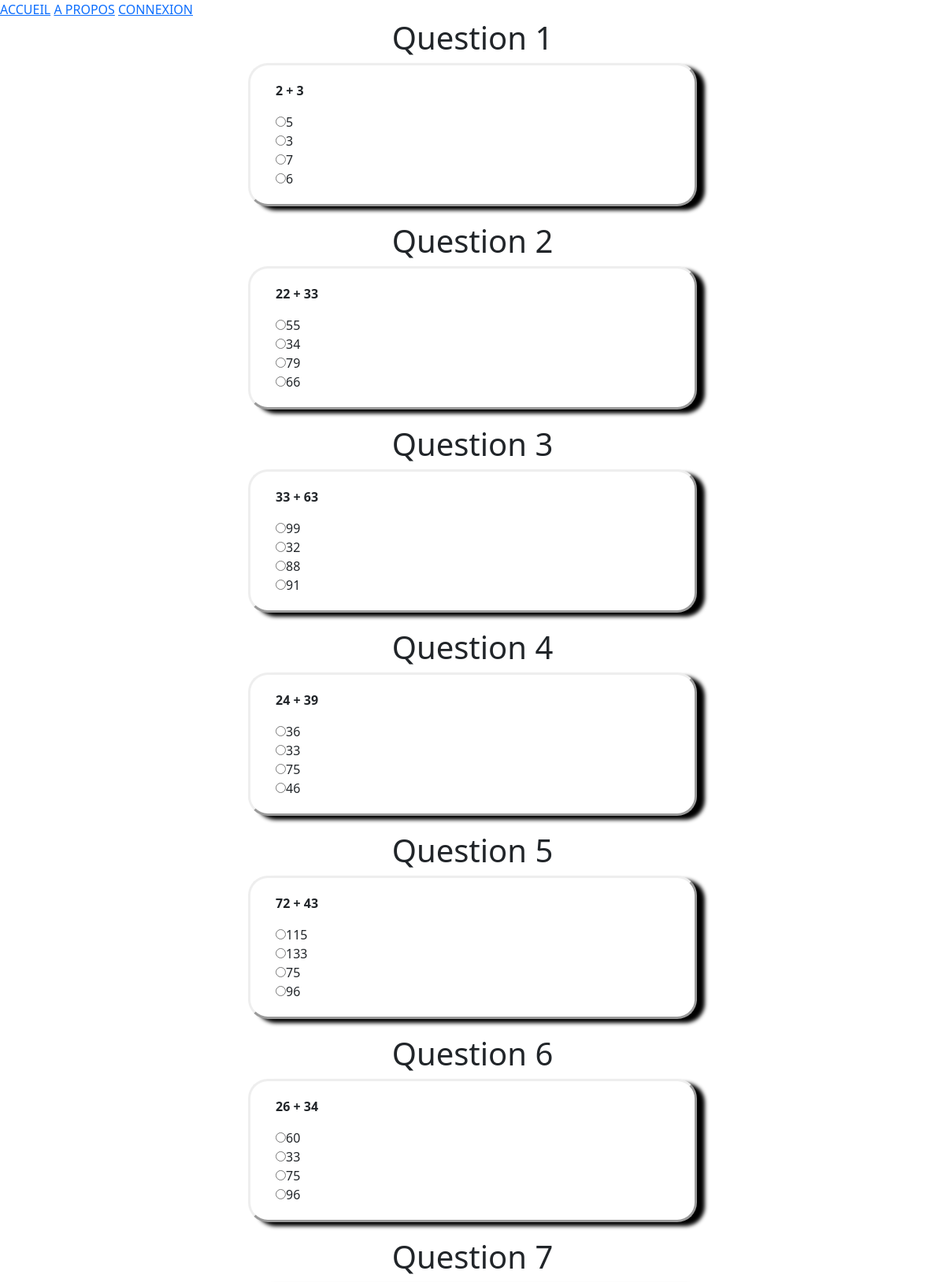
The app's page /quizz.php?id=1 (upper part) with its own data.
### tables this page shows
CREATE TABLE Question
(idQuestion int not null AUTO_INCREMENT,
libelleQuestion varchar(150) not null,
primary key (idQuestion),
idModule int not null,
foreign key (idModule) references Module(idModule));

CREATE TABLE Reponse
(idReponse int not null AUTO_INCREMENT,
libelleReponse varchar(100) not null,
isTrue boolean,
idQuestion int not null ,
primary key (idReponse),
foreign key (idQuestion) references Question(idQuestion));

### quizz.php (the view, shortened to what this page needs)
<!DOCTYPE html>
<html lang="fr">
<head>
    <link href="https://cdn.jsdelivr.net/npm/bootstrap@5.0.1/dist/css/bootstrap.min.css" rel="stylesheet">
    <link rel="stylesheet" href="css/quizz.css"/>
</head>
<body>
<?php
    include("header.php");
    include("config.php");
    $idModule = $_GET['id'];
    $q = $DB->prepare("SELECT * FROM question WHERE idModule = $idModule");
    $q->execute();
    $rows = $q->fetchAll();
    echo '<div class="container">';
    echo '<div class="row">';
    echo '<div class="col-3" id="left"></div>';
    $count = 1;
    $index = 0;
    foreach($rows as $question)
    {
        echo '<div class="col-6" id="question">';
        echo '<div class="row">';
        echo '<div class="col-12" id="title">';
        echo '<h1 class="title_question">Question ' . ($count ++) .'</h1>';
        echo '</div>';
        echo '</div>';
        echo '<div class="row" id="row_id">';
        echo '<div class="col-12">';
        echo '<p><span>' . $question[1] .'</span></p>';
        echo '</div>';
        $idQuestion = $question[0];
        $q = $DB->prepare("SELECT libelleReponse FROM reponse WHERE idQuestion = $idQuestion");
        $q->execute();
        echo '<form action="quizz.php" method="post" class="form-example">';
            while($row = $q->fetch())
        {
            $libelleReponse = $row["libelleReponse"];
            echo '<div class="form-example">';
            echo '<div class="col-12">';
            echo '<input type="radio" name="response'. $index .'" id="response'. $index .'">';
            echo '<label for="response'. $index .'">' . $libelleReponse . '</label></div>';
            echo '</div>';
        }
        $index ++;
        echo '</div>';
    }
    echo '<div class="col-3" id="right"></div>';
    echo '</div>';
    echo '</div>';
?>
</body>
<script src="https://cdn.jsdelivr.net/npm/bootstrap@5.0.1/dist/js/bootstrap.bundle.min.js"></script></html>

### header.php (shortened to what this page needs)
<header>
    <nav>
        <a href="/index.php">ACCUEIL</a>
        <a href="/about.php">A PROPOS</a>
<?php
if (isset($_SESSION['login']) && $_SESSION['loggedin'] == true)
{
    if (isset($_SESSION['admin']) && $_SESSION['admin'] == true)
            echo '<a href="/adminpanel.php">BACKEND</a>';
    else
            echo '<a href="/userpanel.php">MON COMPTE</a>';
        echo '<a href="/signout.php">DECONNEXION</a>';
}
else
{
        echo '<a href="/signin.php">CONNEXION</a>';
}
?>
    </nav>
</header>

### css/quizz.css (style rules this page uses)
#row_id { border-style: outset; border-radius: 25px; background: white; padding: 20px; margin-bottom: 20px; box-shadow: 10px 5px 5px black; }
span { font-weight: bold; }
#button, #title, #resultats { text-align: center; }

### records on screen
question: libelleQuestion "2 + 3"
reponse: libelleReponse "5"
reponse: libelleReponse "3"
reponse: libelleReponse "7"
reponse: libelleReponse "6"
question: libelleQuestion "22 + 33"
reponse: libelleReponse "55"
reponse: libelleReponse "34"
reponse: libelleReponse "79"
reponse: libelleReponse "66"
question: libelleQuestion "33 + 63"
reponse: libelleReponse "99"
reponse: libelleReponse "32"
reponse: libelleReponse "88"
reponse: libelleReponse "91"
question: libelleQuestion "24 + 39"
reponse: libelleReponse "36"
reponse: libelleReponse "33"
reponse: libelleReponse "75"
reponse: libelleReponse "46"
question: libelleQuestion "72 + 43"
reponse: libelleReponse "115"
reponse: libelleReponse "133"
reponse: libelleReponse "75"
reponse: libelleReponse "96"
question: libelleQuestion "26 + 34"
reponse: libelleReponse "60"
reponse: libelleReponse "33"
reponse: libelleReponse "75"
reponse: libelleReponse "96"
